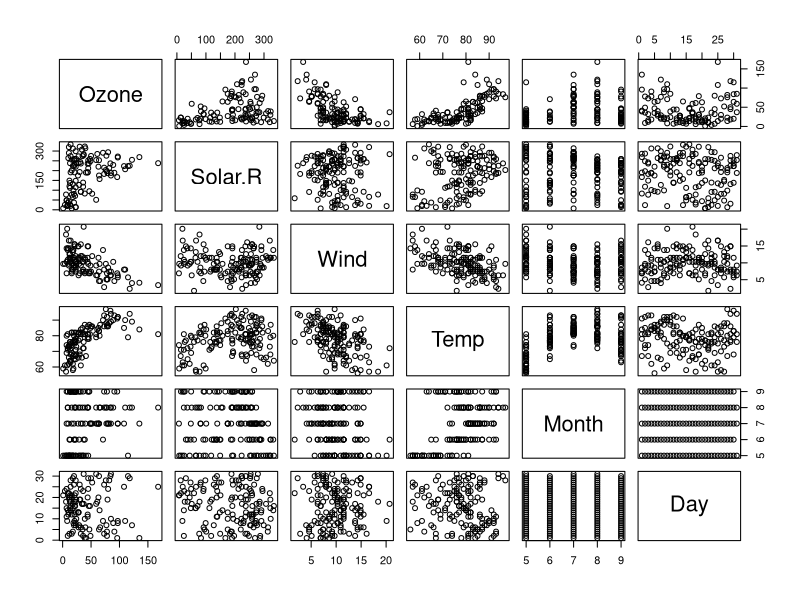
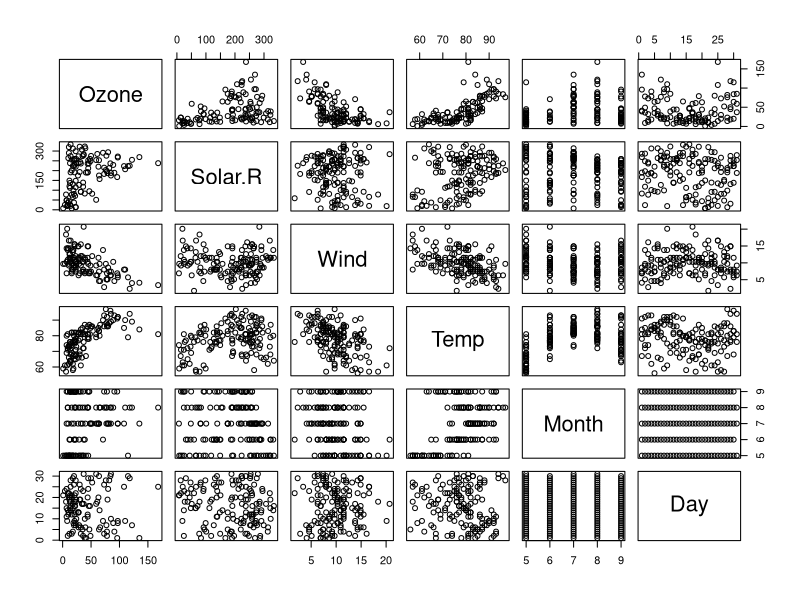

Reproduce these figures in R, in order.
## ---- chunk 1
library(datasets)
data("airquality")
summary(airquality)
## ---- chunk 2
installed.packages("tidyr")
clean <- na.omit(airquality)
dim(clean)
str(clean)
## ---- chunk 3
clean$Month <- as.factor(clean$Month)
str(clean)
## ---- chunk 4
x <- mean(clean$ozone)
Quality <- as.factor(ifelse(clean$ozone > x, "bad", "good"))
length(Quality)  # Check the length of the vector
str(clean)
str(Quality)
## ---- chunk 5
pairs(airquality)
## ---- chunk 6
model <- lm(Ozone ~ Wind + Solar.R + Temp, data = airquality)
summary(model)
## ---- chunk 7
pairs(airquality)
